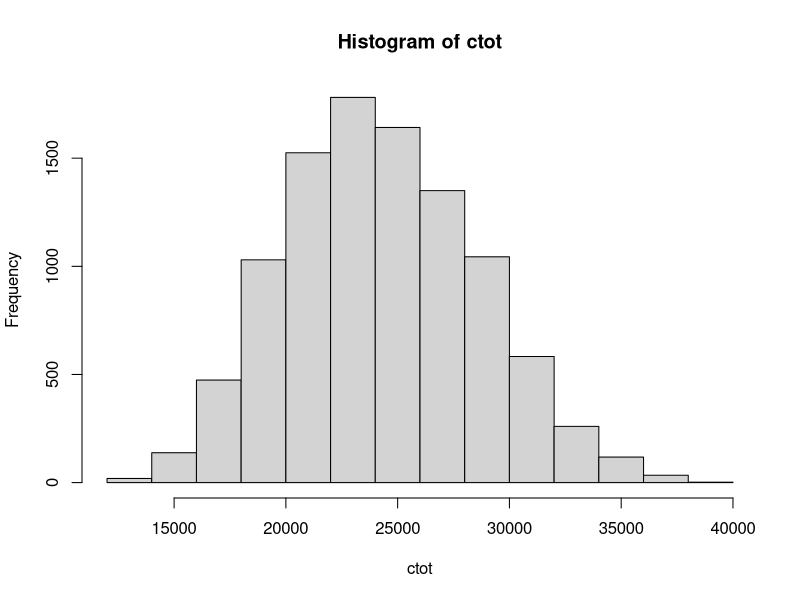
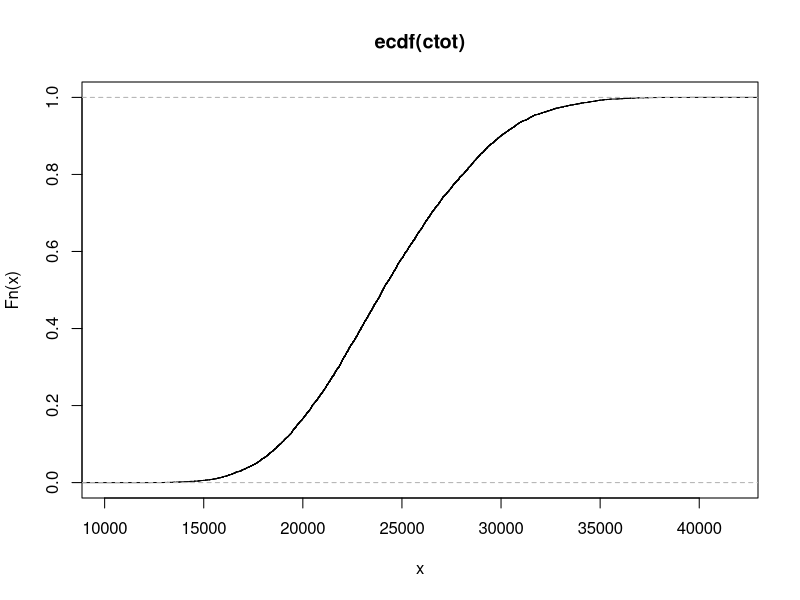

Generate these figures, in order, with R:
#Monte carlo simulation of a project whose tasks can be described by
#triangular distributions.
#see:
#https://eight2late.wordpress.com/2018/03/27/a-gentle-introduction-to-monte-carlo-simulation-for-project-managers/

rm(list=ls())

# The simulation uses the inverse transform method, which requires knowledge
# of the inverse of the cumulative distribution. In the case of the triangular
# distribution, this inverse can be calculated exactly (see 
# https://vimeo.com/308821283. In more general cases one would have to 
# use numerical inversion techniques.

inv_triangle_cdf <- function(P, vmin, vml, vmax){

  Pvml <- (vml-vmin)/(vmax-vmin)
  
  return(ifelse(P < Pvml,
                vmin + sqrt(P*(vml-vmin)*(vmax-vmin)),
                vmax - sqrt((1-P)*(vmax-vml)*(vmax-vmin))))
}

#no of simulation trials
n=10000

#read in cost data

task_costs <- read.csv(file="session1/task_costs.csv", stringsAsFactors = F)
str(task_costs)

#set seed for reproducibility
set.seed(42)

#create data frame with rows = number of trials and cols = number of tasks
csim <- as.data.frame(matrix(nrow=n,ncol=nrow(task_costs)))

# for each task
for (i in 1:nrow(task_costs)){
  #set task costs
  vmin <- task_costs$cmin[i]
  vml <- task_costs$cml[i]
  vmax <- task_costs$cmax[i]
  
  #generate n random numbers (one per trial)
  psim <- runif(n)
  #simulate n instances of task
  csim[,i] <- inv_triangle_cdf(psim,vmin,vml,vmax) 
}

#sum costs for each trial
ctot <- csim[,1] + csim[,2] + csim[,3] + csim[,4] #costs add
ctot

#cost distribution
hist(ctot)

#mean, max, min and median cost
mean(ctot)
max(ctot)
min(ctot)
median(ctot)

#standard deviation
sd(ctot)

#plot cdf
plot(ecdf(ctot))

# costs corresponding to 5, 50 and 95% chance
quantile(ecdf(ctot),c(0.05,0.5,0.95),type=7)

#can find the chance of the cost coming in under $25K by trial and error
#or inverting the ecdf
quantile(ecdf(ctot),.59,type=7)

#Exercise: estimate duration.




